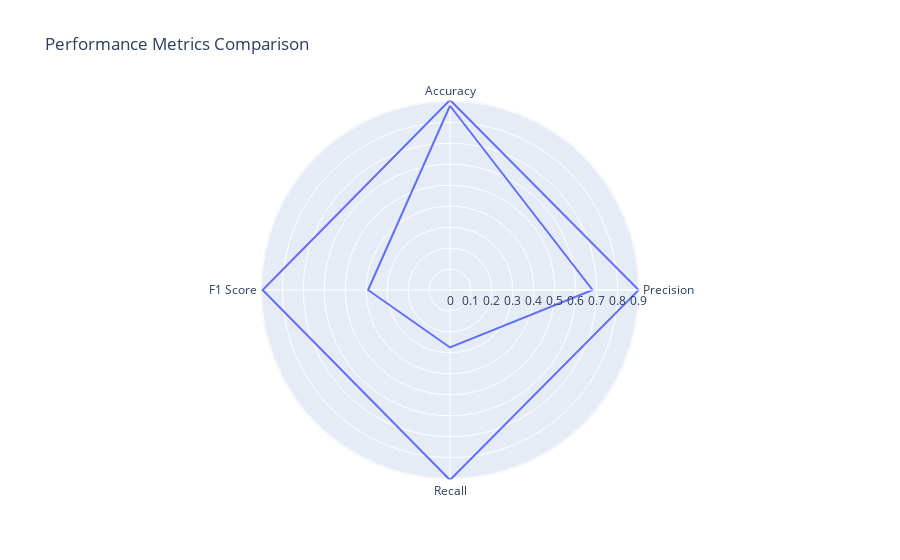

The notebook cell this image was saved under:
### Markdown cell above
We can look at a visualization from our improvements by creating a **Performance Metrics Radar Chart:** This chart will display multiple performance metrics accuracy, precision, eecall, and F1 score; for both the baseline model and the tuned Random Forest Classifier. 
- To create a radar chart, we will use the `Plotly library`.

### Code cell
# Import plotly
import plotly.express as px

# Create performance metrics for the baseline and tuned models
metrics = ['Accuracy', 'Precision', 'Recall', 'F1 Score']
baseline_values = [0.8789954337899544, 0.68, 0.27419354838709675, 0.39080459770114945]
tuned_values = [0.9064, 0.9001, 0.9064, 0.8938]

# Create DataFrame for the radar chart
data = {'Metrics': metrics, 'Baseline': baseline_values, 'Tuned Model': tuned_values}
df = pd.DataFrame(data)

# Create radar chart
fig = px.line_polar(df, r='Baseline', theta='Metrics', line_close=True, title="Performance Metrics Comparison")
fig.add_trace(px.line_polar(df, r='Tuned Model', theta='Metrics', line_close=True).data[0])

# Show
fig.show()

### Figure 1 — Plotly figure (JSON) as saved in the notebook; plotly's stock layout.template omitted (floating-point values rounded to 4 significant figures)
{"data": [{"hovertemplate": "Baseline=%{r}<br>Metrics=%{theta}<extra></extra>", "legendgroup": "", "line": {"color": "#636efa", "dash": "solid"}, "mode": "lines", "name": "", "r": [0.879, 0.68, 0.2742, 0.3908, 0.879], "showlegend": false, "subplot": "polar", "theta": ["Accuracy", "Precision", "Recall", "F1 Score", "Accuracy"], "type": "scatterpolar"}, {"hovertemplate": "Tuned Model=%{r}<br>Metrics=%{theta}<extra></extra>", "legendgroup": "", "line": {"color": "#636efa", "dash": "solid"}, "mode": "lines", "name": "", "r": [0.9064, 0.9001, 0.9064, 0.8938, 0.9064], "showlegend": false, "subplot": "polar", "theta": ["Accuracy", "Precision", "Recall", "F1 Score", "Accuracy"], "type": "scatterpolar"}], "layout": {"legend": {"tracegroupgap": 0}, "polar": {"angularaxis": {"direction": "clockwise", "rotation": 90}, "domain": {"x": [0, 1], "y": [0, 1]}}, "title": {"text": "Performance Metrics Comparison"}}}
